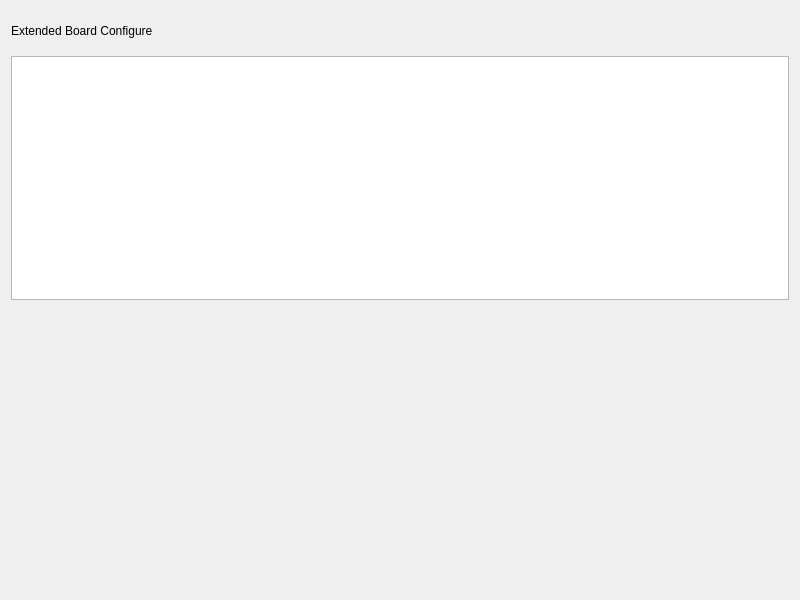
<?xml version="1.0" encoding="UTF-8"?>
<ui version="4.0">
 <class>ExtendedIOConfigWidget</class>
 <widget class="QWidget" name="ExtendedIOConfigWidget">
  <property name="geometry">
   <rect>
    <x>0</x>
    <y>0</y>
    <width>800</width>
    <height>600</height>
   </rect>
  </property>
  <property name="windowTitle">
   <string/>
  </property>
  <layout class="QVBoxLayout" name="verticalLayout">
   <item>
    <layout class="QGridLayout" name="gridLayout">
     <property name="spacing">
      <number>5</number>
     </property>
     <item row="0" column="0">
      <widget class="QLabel" name="edit_tips_">
       <property name="minimumSize">
        <size>
         <width>0</width>
         <height>40</height>
        </size>
       </property>
       <property name="text">
        <string>Extended Board Configure</string>
       </property>
      </widget>
     </item>
     <item row="1" column="0">
      <widget class="QTableView" name="edit_view_"/>
     </item>
    </layout>
   </item>
   <item>
    <spacer name="verticalSpacer">
     <property name="orientation">
      <enum>Qt::Vertical</enum>
     </property>
     <property name="sizeHint" stdset="0">
      <size>
       <width>20</width>
       <height>40</height>
      </size>
     </property>
    </spacer>
   </item>
  </layout>
 </widget>
 <resources/>
 <connections/>
</ui>
